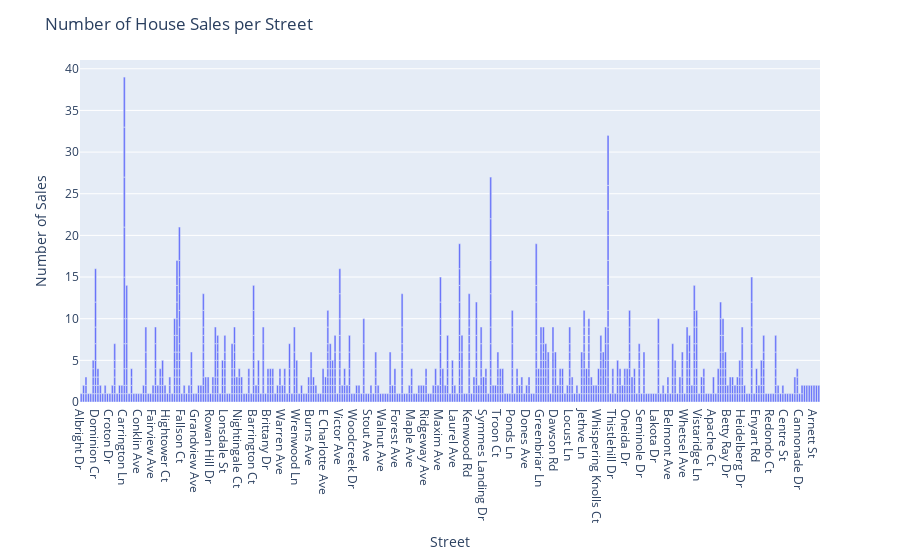

Notebook cell for this chart:
### Code cell
# Create a bar chart of the street sales data
fig = px.bar(x=street_counts['street'], y=street_counts['parcel_number'],labels={'x': 'Street', 'y': 'Number of Sales'})
fig.update_layout(title='Number of House Sales per Street')
fig.show()

### Figure 1 — Plotly figure (JSON) as saved in the notebook; plotly's stock layout.template omitted (floating-point values rounded to 4 significant figures; data arrays with more than 128 entries replaced by an {"elided": "..."} marker saying what was removed)
{"data": [{"alignmentgroup": "True", "hovertemplate": "Street=%{x}<br>Number of Sales=%{y}<extra></extra>", "legendgroup": "", "marker": {"color": "#636efa", "pattern": {"shape": ""}}, "name": "", "offsetgroup": "", "orientation": "v", "showlegend": false, "textposition": "auto", "type": "bar", "x": {"elided": "990 str values"}, "xaxis": "x", "y": {"elided": "990 int values"}, "yaxis": "y"}], "layout": {"barmode": "relative", "legend": {"tracegroupgap": 0}, "margin": {"t": 60}, "title": {"text": "Number of House Sales per Street"}, "xaxis": {"anchor": "y", "domain": [0, 1], "title": {"text": "Street"}}, "yaxis": {"anchor": "x", "domain": [0, 1], "title": {"text": "Number of Sales"}}}}
